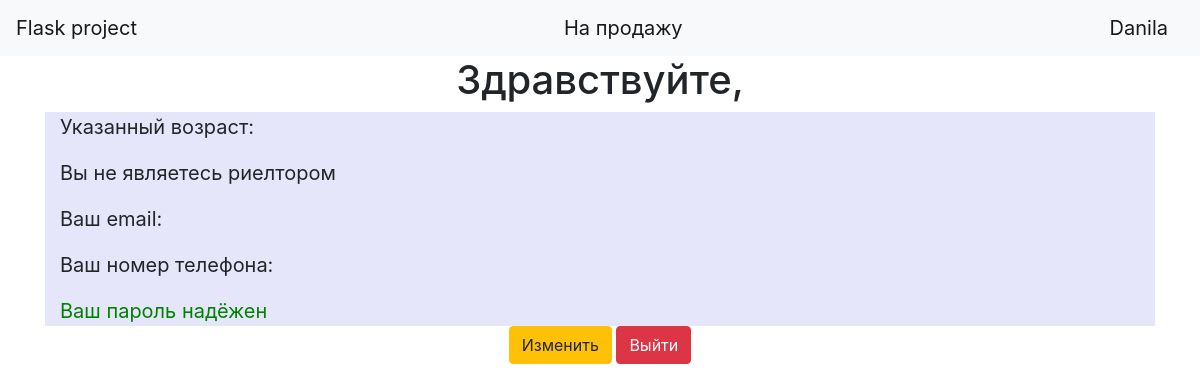
The page /user/6 (signed in) on the database as committed earlier.
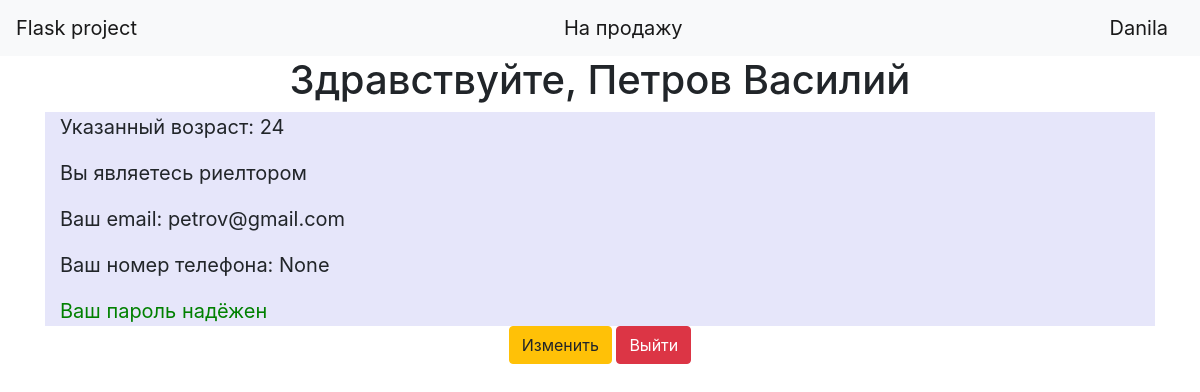
The same page on the database as committed later.
### data/users.py (models this page shows, shortened)
class User(SqlAlchemyBase, UserMixin):
    __tablename__ = 'users'
    id = sqlalchemy.Column(sqlalchemy.Integer, primary_key=True, autoincrement=True)
    surname = sqlalchemy.Column(sqlalchemy.String, nullable=True)
    name = sqlalchemy.Column(sqlalchemy.String, nullable=True)
    age = sqlalchemy.Column(sqlalchemy.Integer, nullable=True)
    is_realtor = sqlalchemy.Column(sqlalchemy.Boolean)
    email = sqlalchemy.Column(sqlalchemy.String, unique=True)
    phone = sqlalchemy.Column(sqlalchemy.String, nullable=True)
    hashed_password = sqlalchemy.Column(sqlalchemy.String, nullable=True)
    sort = sqlalchemy.Column(sqlalchemy.String, nullable=True)

### main.py (the view)
@app.route('/user/<int:id>')
@login_required
def show_user(id):
    user = session.query(User).filter(User.id == id).first()
    return render_template('show_user.html', title="Личный кабинет", user=user)

### main.py (called while the page is built)
@login_manager.user_loader
def load_user(user_id):
    return session.query(User).get(user_id)

### templates/show_user.html (shortened to what this page needs)
<!DOCTYPE html>
<html lang="en">
    <head>
        <link rel="stylesheet" type="text/css" href="/static/css/style.css"/>
    </head>
    <body>
        {% extends "base.html" %}
        {% block content %}
            <h1 class='text-center'>Здравствуйте, {{user.surname}} {{user.name}}</h1>
            <div class='container'>
                <p>Указанный возраст: {{user.age}}</p>
                {% if user.is_realtor %}
                    <p>Вы являетесь риелтором</p>
                {% else %}
                    <p>Вы не являетесь риелтором</p>
                {% endif %}
                <p>Ваш email: {{user.email}}</p>
                <p>Ваш номер телефона: {{user.phone}}</p>
                <font color='green'>Ваш пароль надёжен</font>
            </div>
            <div class='text-center'>
                <a type="button" class="btn btn-warning" href="/change_user/{{user.id}}">Изменить</a>
                <a type="button" class="btn btn-danger" href='/logout'>Выйти</a>
            </div>
        {% endblock %}

Rows that differ between the two databases and show on the page:
added User: surname "Петров", name "Василий", age "24", email "petrov@gmail.com", phone "None"
Other text that changed with them:
text no longer shown: "Вы не являетесь риелтором"
text now shown: "Вы являетесь риелтором"
